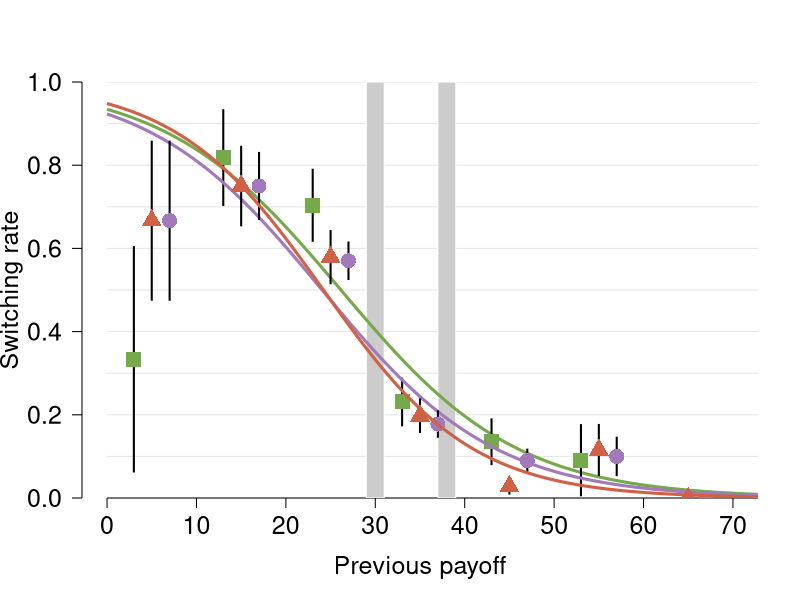

Source code (R): (Note: this script raises an error after producing the figure.)
#set path and read data
#setwd('')
a<-read.table('Experimental_data.txt', header=TRUE, sep='\t')

# add subsistence strategy to each of the decisions
b<-matrix(nrow=0, ncol=(length(a)+3))
for (subj in unique(a$playerNr))
{
	switched<-c();
	prevPay<-c();
	prevDec<-c();
	prevOpt<-c();
	d<-subset(a, a$playerNr==subj)
	d<- d[ order(d$treatment, d$per), ]
	for (i in 1:length(d$decision))
	{
		switched[i]<-NA;
		prevPay[i]<-NA;
		prevDec[i]<-NA;
		if (d$per[i]>1) 
		{
			switched[i]<-abs( d$decision[i] - d$decision[i-1])
			prevPay[i]<- d$payoff[i-1];
			prevDec[i]<-d$decision[i-1];
			prevOpt[i]<-d$opt[i-1];
		}
	}
	d$switched<-switched;
	d$prevPay<-prevPay;
	d$prevDec<-prevDec;
	d$prevOpt<-prevOpt;
	b<-rbind(b, d);
}
b<-data.frame(b)
names(b)<-c(names(a), 'switched', 'prevPay', 'prevDec', 'prevOpt');

a<-b;

a<-subset(a, a$infoChoice==2)
cols<-c('#76A94C', '#A279BA', '#D06147')
w<-dev.size()[1]; h<-dev.size()[2]
dev.off();
dev.new(width=w, height=h)
plot.new()
par(las=1, cex.axis=1.5, cex.lab=1.5, lend=1, yaxs='i')

plot(0, type='n', xlim=c(0,70), ylim=c(0,1), xlab='Previous payoff', ylab='Switching rate', axes=FALSE)
axis(1, at=0:10*10)
#axis(1, at=0:5*20)
axis(2);

for (i in 1:10/10)
{
	arrows(0,i,100,i, col='grey90', code=0)
}

rect(29, 0, 31, 1, col='grey80', border=F)
rect(37, 0, 39, 1, col='grey80', border=F)

pos<-c(1,3,2) # shuffle order of bars around within cohort (now pastoralist on the right)
slopes<-c(); slopeSEs<-c();

nPerSubs<-c(0,0,0)

for (subs in 1:3)
{
	b<-subset(a, a$subsistence==subs)
#	b<-subset(b, b$prevOpt==0)
	nPerSubs[subs]<-length(unique(b$playerNr))

	fracB<-c(); l<-c(); se<-c(); cnt<-1;
	for (i in 0:10)
	{
		d<-subset(b, floor(b$prevPay/10)==i)
		l[cnt]<-0; fracB[cnt]<-NA;
		if (length(d$switched>0))
		{
			p<-mean(d$switched)
			fracB[cnt]<- p
			n<-length(d$switched)
			l[cnt]<-n
			se[cnt]<- sqrt(p * (1 - p) / n)
		}
		cnt<-cnt+1;
	}
	
	m1<-glm(switched ~ prevPay, family='binomial', data=b)
	a1<-summary(m1)$coef[1]
	b1<-summary(m1)$coef[2]
	
	slopes<-c(slopes,b1)
	slopeSEs<-c(slopeSEs,summary(m1)$coef[4])
	
	
	x<- 0:1000/10
	y<- exp(a1+b1*x)/(1+exp(a1+b1*x))

# show predicted confidence intervals using SE of slope estimate
#	xx<-c(x, rev(x))
#	a1SE<-summary(m1)$coef[1]
#	b1SE<-summary(m1)$coef[4]
		
#	y1<- exp(a1+(b1+b1SE)*x)/(1+exp(a1+(b1+b1SE)*x))
#	y2<- exp(a1+(b1-b1SE)*x)/(1+exp(a1+(b1-b1SE)*x))
#	yy<- c(y1, rev(y2))
#	polygon(xx,yy, col=adjustcolor(cols[subs], alpha=0.3), border=FALSE)
	lines(x,y, col=cols[subs], lty=1, lwd=3)	


	xs<-0:10*10+5 - 2 + 2*(pos[subs]-1)

	for (i in 1:length(se))
	{
		x1<-xs[i];
		y1<-fracB[i]; s<-se[i]
		arrows(x1, y1-s, x1, y1+s, code=0, col='black', lwd=2)	
		points(x1, y1, pch=14+subs, cex=2, col=cols[subs])
	
	}
	
#	text(0:3, fracB, l)
}
nPerSubs

#legend('topright', c('pastoralist', 'farming', 'citydwelling'), col=adjustcolor(cols, alpha=0.75), pch=15:17, cex=1.5, bg='white')

slopes
slopeSEs

a$subsis<-factor(a$subsistence);

estMat<-matrix(nrow=3, ncol=9)
library('lme4')

for (i in 1:3)
{
	b<-subset(a, a$subsistence==i)
	m3<- glmer(switched ~ + per + prevPay + (1|playerNr), data=b, family='binomial')
	m3<- glmer(switched ~ + per + prevPay + orderTreatments + IOSingroup + IOSoutgroup + age + understanding*prevPay + (1|playerNr), data=b, family='binomial')
	coefs<-summary(m3)$coefficients
	estMat[,(i-1)*3+1]<-coefs[,1]
	estMat[,(i-1)*3+2]<-coefs[,2]
	estMat[,(i-1)*3+3]<-coefs[,4]
}

estMat<-data.frame(estMat)
names(estMat)<-c('Past_b', 'SE', 'P', 'Farm_b', 'SE', 'P', 'City_b', 'SE', 'P')



m2<-glmer(switched ~ per + treatment * prevPay + subsis + prevPay + (1|playerNr), data=a, family='binomial')
summary(m2)
